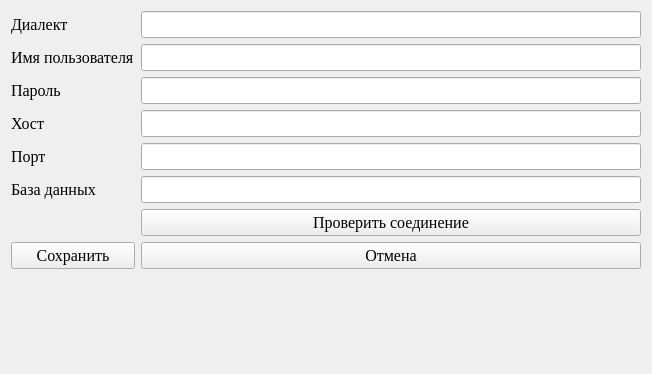
<?xml version="1.0" encoding="UTF-8"?>
<ui version="4.0">
 <class>DatabaseToolsDialog</class>
 <widget class="QWidget" name="DatabaseToolsDialog">
  <property name="geometry">
   <rect>
    <x>0</x>
    <y>0</y>
    <width>652</width>
    <height>374</height>
   </rect>
  </property>
  <property name="font">
   <font>
    <family>Times New Roman</family>
    <pointsize>12</pointsize>
   </font>
  </property>
  <property name="windowTitle">
   <string>Настройки подключения к базе данных</string>
  </property>
  <property name="windowIcon">
   <iconset resource="../../../res.qrc">
    <normaloff>:/icons/icon.png</normaloff>:/icons/icon.png</iconset>
  </property>
  <layout class="QGridLayout" name="gridLayout">
   <item row="2" column="1">
    <widget class="QLabel" name="label_5">
     <property name="text">
      <string>Пароль</string>
     </property>
    </widget>
   </item>
   <item row="0" column="2">
    <widget class="QLineEdit" name="dialectEdit"/>
   </item>
   <item row="4" column="1">
    <widget class="QLabel" name="label_7">
     <property name="text">
      <string>Порт</string>
     </property>
    </widget>
   </item>
   <item row="0" column="1">
    <widget class="QLabel" name="label_3">
     <property name="text">
      <string>Диалект</string>
     </property>
    </widget>
   </item>
   <item row="1" column="2">
    <widget class="QLineEdit" name="userNameEdit"/>
   </item>
   <item row="8" column="1">
    <widget class="QPushButton" name="saveButton">
     <property name="text">
      <string>Сохранить</string>
     </property>
    </widget>
   </item>
   <item row="7" column="2">
    <widget class="QPushButton" name="testConnectionButton">
     <property name="text">
      <string>Проверить соединение</string>
     </property>
    </widget>
   </item>
   <item row="3" column="2">
    <widget class="QLineEdit" name="hostEdit"/>
   </item>
   <item row="1" column="1">
    <widget class="QLabel" name="label_4">
     <property name="text">
      <string>Имя пользователя</string>
     </property>
    </widget>
   </item>
   <item row="3" column="1">
    <widget class="QLabel" name="label_6">
     <property name="text">
      <string>Хост</string>
     </property>
    </widget>
   </item>
   <item row="5" column="1">
    <widget class="QLabel" name="label_8">
     <property name="text">
      <string>База данных</string>
     </property>
    </widget>
   </item>
   <item row="9" column="1">
    <widget class="QLabel" name="label">
     <property name="text">
      <string/>
     </property>
    </widget>
   </item>
   <item row="8" column="2">
    <widget class="QPushButton" name="cancelButton">
     <property name="maximumSize">
      <size>
       <width>16777215</width>
       <height>16777215</height>
      </size>
     </property>
     <property name="text">
      <string>Отмена</string>
     </property>
    </widget>
   </item>
   <item row="5" column="2">
    <widget class="QLineEdit" name="databaseEdit"/>
   </item>
   <item row="2" column="2">
    <widget class="QLineEdit" name="passwordEdit"/>
   </item>
   <item row="4" column="2">
    <widget class="QLineEdit" name="portEdit"/>
   </item>
  </layout>
 </widget>
 <resources>
  <include location="../../../res.qrc"/>
 </resources>
 <connections/>
</ui>
